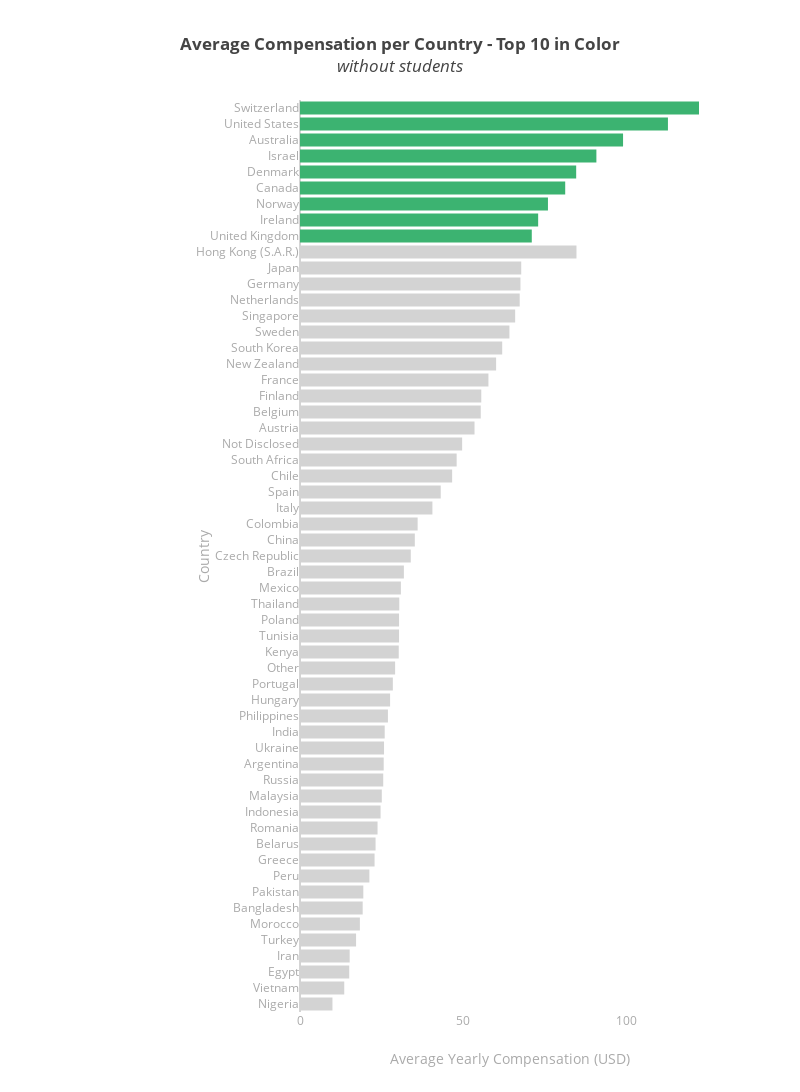

The code cell stored with this chart in its notebook:
### Markdown cell above
### Which countries pay more?
Does living on certain contries impact the average compensation you get? Below we show how much, on average, you should expect to earn in each country.

### Code cell
# Replacing long country names
personal_data.country = personal_data.country.str.replace('United Kingdom of Great Britain and Northern Ireland', 'United Kingdom', regex = False)
personal_data.country = personal_data.country.str.replace('United States of America', 'United States', regex = False)
personal_data.country = personal_data.country.str.replace('I do not wish to disclose my location', 'Not Disclosed', regex = False)
personal_data.country = personal_data.country.str.replace('Iran, Islamic Republic of...', 'Iran', regex = False)
personal_data.country = personal_data.country.str.replace('Hong Kong \(S.A.R.\)', 'Hong Kong', regex = False)
personal_data.country = personal_data.country.str.replace('Viet Nam', 'Vietnam', regex = False)
personal_data.country = personal_data.country.str.replace('Republic of Korea', 'South Korea', regex = False)

# Calculates compensation per country
barplot = personal_data[not_student_mask].groupby(['country'], as_index=False)['yearly_compensation_numerical'].mean()

# Flags the top 10 countries to add color
barplot['country_highlight'] = (barplot.country == 'United States') | \
                               (barplot.country == 'Switzerland') | \
                               (barplot.country == 'Australia') | \
                               (barplot.country == 'Israel') | \
                               (barplot.country == 'Denmark') | \
                               (barplot.country == 'Canada') | \
                               (barplot.country == 'Hong Kong') | \
                               (barplot.country == 'Norway') | \
                               (barplot.country == 'Ireland') | \
                               (barplot.country == 'United Kingdom')

barplot.columns = ['y', 'x', 'country_highlight']
barplot = barplot.sort_values(by='x', ascending=True)
barplot['color'] = barplot.country_highlight.apply(lambda x: 'mediumseagreen' if x else 'lightgray')

title_text = ['<b>Average Compensation per Country - Top 10 in Color</b><br><i>without students</i>', 'Average Yearly Compensation (USD)', 'Country']
annotations = []

generate_barplot(title_text, annotations, orient='h', lmarg=300, h=1200)

### Figure 1 — Plotly figure (JSON) as saved in the notebook; plotly's stock layout.template omitted (floating-point values rounded to 4 significant figures)
{"data": [{"marker": {"color": "lightgray"}, "name": "lightgray", "orientation": "h", "type": "bar", "x": [9.938, 13.55, 15.07, 15.21, 17.17, 18.33, 19.19, 19.4, 21.25, 22.83, 23.14, 23.75, 24.67, 25.05, 25.49, 25.63, 25.73, 25.94, 26.92, 27.59, 28.43, 29.13, 30.24, 30.33, 30.34, 30.41, 30.89, 31.81, 33.92, 35.16, 36.03, 40.54, 43.09, 46.59, 47.97, 49.66, 53.45, 55.35, 55.51, 57.71, 60.06, 61.92, 64.13, 65.89, 67.28, 67.51, 67.75, 84.67], "y": ["Nigeria", "Vietnam", "Egypt", "Iran", "Turkey", "Morocco", "Bangladesh", "Pakistan", "Peru", "Greece", "Belarus", "Romania", "Indonesia", "Malaysia", "Russia", "Argentina", "Ukraine", "India", "Philippines", "Hungary", "Portugal", "Other", "Kenya", "Tunisia", "Poland", "Thailand", "Mexico", "Brazil", "Czech Republic", "China", "Colombia", "Italy", "Spain", "Chile", "South Africa", "Not Disclosed", "Austria", "Belgium", "Finland", "France", "New Zealand", "South Korea", "Sweden", "Singapore", "Netherlands", "Germany", "Japan", "Hong Kong (S.A.R.)"]}, {"marker": {"color": "mediumseagreen"}, "name": "mediumseagreen", "orientation": "h", "type": "bar", "x": [70.98, 72.93, 75.93, 81.22, 84.58, 90.77, 98.93, 112.7, 122.2], "y": ["United Kingdom", "Ireland", "Norway", "Canada", "Denmark", "Israel", "Australia", "United States", "Switzerland"]}], "layout": {"height": 1200, "margin": {"l": 300}, "showlegend": false, "title": {"text": "<b>Average Compensation per Country - Top 10 in Color</b><br><i>without students</i>"}, "width": 800, "xaxis": {"color": "#AAAAAA", "showgrid": false, "title": {"font": {"color": "#AAAAAA"}, "text": "Average Yearly Compensation (USD)"}}, "yaxis": {"color": "#AAAAAA", "showgrid": false, "title": {"font": {"color": "#AAAAAA"}, "text": "Country"}}}}
